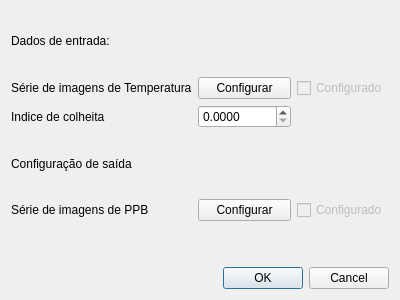
<?xml version="1.0" encoding="UTF-8"?>
<ui version="4.0">
 <class>Dialog</class>
 <widget class="QDialog" name="Dialog">
  <property name="geometry">
   <rect>
    <x>0</x>
    <y>0</y>
    <width>400</width>
    <height>300</height>
   </rect>
  </property>
  <property name="windowTitle">
   <string>Produtividade potencial bruta (PPB)</string>
  </property>
  <layout class="QVBoxLayout" name="verticalLayout">
   <item>
    <layout class="QGridLayout" name="gridLayout">
     <item row="2" column="1">
      <widget class="QDoubleSpinBox" name="txCc">
       <property name="decimals">
        <number>4</number>
       </property>
       <property name="maximum">
        <double>9999.999900000000707</double>
       </property>
      </widget>
     </item>
     <item row="1" column="2">
      <widget class="QCheckBox" name="chTemp">
       <property name="enabled">
        <bool>false</bool>
       </property>
       <property name="text">
        <string>Configurado</string>
       </property>
      </widget>
     </item>
     <item row="4" column="0">
      <widget class="QLabel" name="label_2">
       <property name="text">
        <string>Série de imagens de PPB</string>
       </property>
      </widget>
     </item>
     <item row="0" column="0">
      <widget class="QLabel" name="label_3">
       <property name="text">
        <string>Dados de entrada:</string>
       </property>
      </widget>
     </item>
     <item row="4" column="2">
      <widget class="QCheckBox" name="chPPB">
       <property name="enabled">
        <bool>false</bool>
       </property>
       <property name="text">
        <string>Configurado</string>
       </property>
      </widget>
     </item>
     <item row="3" column="0">
      <widget class="QLabel" name="label_4">
       <property name="text">
        <string>Configuração de saída</string>
       </property>
      </widget>
     </item>
     <item row="4" column="1">
      <widget class="QPushButton" name="btnConfPPB">
       <property name="text">
        <string>Configurar</string>
       </property>
      </widget>
     </item>
     <item row="2" column="0">
      <widget class="QLabel" name="label_5">
       <property name="text">
        <string>Indice de colheita</string>
       </property>
      </widget>
     </item>
     <item row="1" column="0">
      <widget class="QLabel" name="label">
       <property name="text">
        <string>Série de imagens de Temperatura</string>
       </property>
      </widget>
     </item>
     <item row="1" column="1">
      <widget class="QPushButton" name="btnConfTemp">
       <property name="text">
        <string>Configurar</string>
       </property>
      </widget>
     </item>
     <item row="5" column="1">
      <spacer name="verticalSpacer">
       <property name="orientation">
        <enum>Qt::Vertical</enum>
       </property>
       <property name="sizeType">
        <enum>QSizePolicy::Minimum</enum>
       </property>
       <property name="sizeHint" stdset="0">
        <size>
         <width>20</width>
         <height>40</height>
        </size>
       </property>
      </spacer>
     </item>
    </layout>
   </item>
   <item>
    <widget class="QDialogButtonBox" name="buttonBox">
     <property name="orientation">
      <enum>Qt::Horizontal</enum>
     </property>
     <property name="standardButtons">
      <set>QDialogButtonBox::Cancel|QDialogButtonBox::Ok</set>
     </property>
    </widget>
   </item>
  </layout>
 </widget>
 <resources/>
 <connections>
  <connection>
   <sender>buttonBox</sender>
   <signal>accepted()</signal>
   <receiver>Dialog</receiver>
   <slot>accept()</slot>
   <hints>
    <hint type="sourcelabel">
     <x>248</x>
     <y>254</y>
    </hint>
    <hint type="destinationlabel">
     <x>157</x>
     <y>274</y>
    </hint>
   </hints>
  </connection>
  <connection>
   <sender>buttonBox</sender>
   <signal>rejected()</signal>
   <receiver>Dialog</receiver>
   <slot>reject()</slot>
   <hints>
    <hint type="sourcelabel">
     <x>316</x>
     <y>260</y>
    </hint>
    <hint type="destinationlabel">
     <x>286</x>
     <y>274</y>
    </hint>
   </hints>
  </connection>
 </connections>
</ui>
